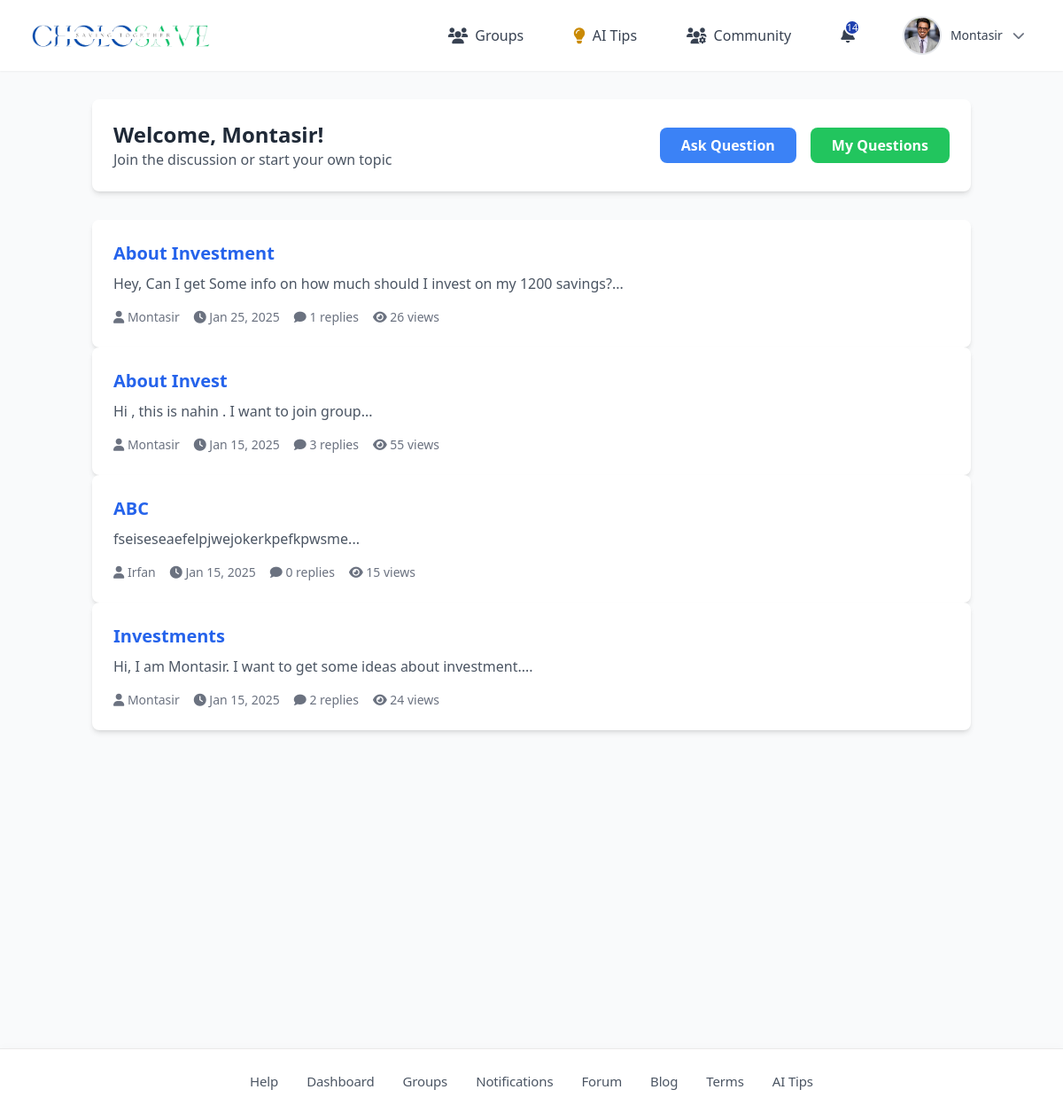
The app's page /forum.php (signed in) with its own data.
### tables this page shows
CREATE TABLE `users` (
  `id` int(11) NOT NULL,
  `name` varchar(255) DEFAULT NULL,
  `email` varchar(255) DEFAULT NULL,
  `phone_number` varchar(255) DEFAULT NULL,
  `password` varchar(255) DEFAULT NULL,
  `role` enum('user','group_admin','admin') DEFAULT 'user',
  `created_at` timestamp NOT NULL DEFAULT current_timestamp(),
  `profile_picture` varchar(255) NOT NULL,
  `otp` varchar(6) DEFAULT NULL,
  `otp_expiry` datetime DEFAULT NULL
);

CREATE TABLE `questions` (
  `id` int(11) NOT NULL,
  `user_id` int(11) DEFAULT NULL,
  `title` varchar(255) NOT NULL,
  `content` text NOT NULL,
  `created_at` timestamp NOT NULL DEFAULT current_timestamp(),
  `updated_at` timestamp NOT NULL DEFAULT current_timestamp() ON UPDATE current_timestamp(),
  `views` int(11) DEFAULT 0
);

### forum.php (the view, shortened to what this page needs)
<?php
include 'db.php';
include 'includes/header2.php';
$user_id = $_SESSION['user_id'];
$user_query = "SELECT name FROM users WHERE id = '$user_id'";
$user_result = mysqli_query($conn, $user_query);
$user = mysqli_fetch_assoc($user_result);
$filter = isset($_GET['filter']) ? $_GET['filter'] : '';
$questions_query = "
    SELECT
        q.*,
        u.name as author_name,
        COUNT(DISTINCT r.id) as reply_count
    FROM questions q
    LEFT JOIN users u ON q.user_id = u.id
    LEFT JOIN replies r ON q.id = r.question_id
    " . ($filter === 'my_questions' ? "WHERE q.user_id = '$user_id'" : "") . "
    GROUP BY q.id
    ORDER BY q.created_at DESC
";
$questions_result = mysqli_query($conn, $questions_query);
$questions = [];
while ($row = mysqli_fetch_assoc($questions_result)) {
    $questions[] = $row;
}
?>
<!DOCTYPE html>
<html lang="en">
<head>
    <script src="https://cdn.tailwindcss.com"></script>
    <link rel="stylesheet" href="https://cdnjs.cloudflare.com/ajax/libs/font-awesome/6.0.0/css/all.min.css">
</head>
<body class="bg-gray-100">
    <div class="container mx-auto px-4 py-8">
        <div class="bg-white rounded-lg shadow-md p-6 mb-8">
            <div class="flex justify-between items-center">
                <div>
                    <h1 class="text-2xl font-bold text-gray-800">Welcome,
                        <?php echo htmlspecialchars($user['name']); ?>!</h1>
                    <p class="text-gray-600">Join the discussion or start your own topic</p>
                </div>
                <div class="flex space-x-4">
                    <a href="#" onclick="showAskQuestionModal()"
                        class="bg-blue-500 hover:bg-blue-600 text-white font-semibold px-6 py-2 rounded-lg transition duration-200">
                        Ask Question
                    </a>
                    <a href="forum.php?filter=my_questions"
                        class="bg-green-500 hover:bg-green-600 text-white font-semibold px-6 py-2 rounded-lg transition duration-200">
                        My Questions
                    </a>
                </div>
            </div>
        </div>
        <?php if (empty($questions)): ?>
            <div class="bg-white rounded-lg shadow-md p-6">
                <p class="text-gray-600">
                    <?php echo isset($_GET['filter']) ? "You haven't asked any questions yet." : "No questions found."; ?>
                </p>
            </div>
        <?php else: ?>
            <?php foreach ($questions as $question): ?>
                <div class="bg-white rounded-lg shadow-md p-6 hover:shadow-lg transition duration-200">
                    <div class="flex justify-between">
                        <div class="flex-1">
                            <a href="question.php?id=<?php echo $question['id']; ?>"
                                class="text-xl font-semibold text-blue-600 hover:text-blue-800">
                                <?php echo htmlspecialchars($question['title']); ?>
                            </a>
                            <p class="text-gray-600 mt-2">
                                <?php echo substr(htmlspecialchars($question['content']), 0, 200) . '...'; ?></p>
                            <div class="flex items-center mt-4 space-x-4">
                                <span class="text-sm text-gray-500">
                                    <i class="fas fa-user"></i> <?php echo htmlspecialchars($question['author_name']); ?>
                                </span>
                                <span class="text-sm text-gray-500">
                                    <i class="fas fa-clock"></i>
                                    <?php echo date('M d, Y', strtotime($question['created_at'])); ?>
                                </span>
                                <span class="text-sm text-gray-500">
                                    <i class="fas fa-comment"></i> <?php echo $question['reply_count']; ?> replies
                                </span>
                                <span class="text-sm text-gray-500">
                                    <i class="fas fa-eye"></i> <?php echo $question['views']; ?> views
                                </span>
                            </div>
                        </div>
                    </div>
                </div>
            <?php endforeach; ?>
        <?php endif; ?>
    </div>
</body>
</html>
<?php include 'includes/new_footer.php'; ?>

### includes/header2.php (shortened to what this page needs)
<?php
include 'db.php';
$user_id = $_SESSION['user_id'];
$sql = "SELECT COUNT(*) as count FROM notifications WHERE target_user_id = ? AND status = 'unread'";
$stmt = $conn->prepare($sql);
$stmt->bind_param("i", $user_id);
$stmt->execute();
$result = $stmt->get_result();
$row = $result->fetch_assoc();
$notificationCount = $row['count'];
$user_name = '';
$profile_picture = '';
$sql_user = "SELECT name, email, profile_picture FROM users WHERE id = ?";
$stmt = $conn->prepare($sql_user);
$stmt->bind_param("i", $user_id);
$stmt->execute();
$result_user = $stmt->get_result();
if ($result_user) {
    $user_data = $result_user->fetch_assoc();
    $user_name = $user_data['name'];
    $profile_picture = $user_data['profile_picture'];
}
?>
<!DOCTYPE html>
<html lang="en">
<head>
    <script src="https://cdn.tailwindcss.com"></script>
    <link rel="stylesheet" href="https://cdnjs.cloudflare.com/ajax/libs/font-awesome/6.0.0-beta3/css/all.min.css">
</head>
<body class="bg-gray-50">
    <header class="bg-white shadow-sm">
        <div class="max-w-7xl mx-auto px-4 sm:px-6 lg:px-8">
            <div class="flex items-center justify-between h-20">
                <div class="logo flex items-center space-x-4">
                    <a href="/CholoSave-CS/user_landing_page.php" class="flex items-center">
                        <img src="/CholoSave-CS/includes/project_logo1.png" alt="CholoSave Logo" class="logo-image">
                    </a>
                </div>
                <div class="hidden md:flex items-center space-x-8">
                    <div class="relative group">
                        <button
                            class="nav-item flex items-center space-x-2 px-3 py-2 text-gray-700 hover:text-gray-900">
                            <i class="fas fa-users text-lg"></i>
                            <span class="font-medium">Groups</span>
                        </button>
                    </div>
                    <div class="relative group">
                        <a href="/CholoSave-CS/ai_tips/ai_tips.php">
                            <button
                                class="nav-item flex items-center space-x-2 px-3 py-2 text-gray-700 hover:text-gray-900">
                                <i class="fas fa-lightbulb text-lg text-yellow-600 animate-pulse"></i>
                                <span class="font-medium">AI Tips</span>
                            </button>
                        </a>
                    </div>
                    <div class="relative group">
                        <button
                            class="nav-item flex items-center space-x-2 px-3 py-2 text-gray-700 hover:text-gray-900">
                            <i class="fas fa-users-cog text-lg"></i>
                            <span class="font-medium">Community</span>
                        </button>
                    </div>
                    <div class="relative">
                        <a href="/CholoSave-CS/notification.php"
                            class="nav-item flex items-center space-x-2 px-3 py-2 text-gray-700 hover:text-gray-900">
                            <div class="relative">
                                <?php if ($notificationCount > 0): ?>
                                    <span class="notification-badge"><?php echo $notificationCount; ?></span>
                                <?php endif; ?>
                            </div>
                        </a>
                    </div>
                    <div class="relative group">
                        <button
                            class="flex items-center space-x-3 px-3 py-2 rounded-full hover:bg-gray-100 transition-colors duration-200">
                            <div class="relative w-10 h-10 rounded-full overflow-hidden ring-2 ring-gray-200">
                                <?php if (!empty($profile_picture) && file_exists('uploads/profile/' . $profile_picture)): ?>
                                    <img src="uploads/profile/<?php echo htmlspecialchars($profile_picture); ?>"
                                        alt="Profile" class="w-full h-full object-cover">
                                <?php else: ?>
                                    <div class="w-full h-full bg-gray-200 flex items-center justify-center">
                                        <i class="fas fa-user text-gray-400"></i>
                                    </div>
                                <?php endif; ?>
                            </div>
                            <span
                                class="text-sm font-medium text-gray-700"><?php echo htmlspecialchars($user_name); ?></span>
                            <i class="fas fa-chevron-down text-sm text-gray-500"></i>
                        </button>
                    </div>
                </div>
            </div>
    </header>
</body>
</html>

### includes/header2.php (style rules this page uses)
body { font-family: 'Poppins', sans-serif; }
.nav-item { transition: all 0.3s ease; position: relative; }
.nav-item::after { content: ''; position: absolute; width: 0; height: 2px; bottom: -4px; left: 0; background-color: #1E40AF; transition: width 0.3s ease; }
.logo a { font-size: 1.8rem; font-weight: 700; background: linear-gradient(135deg, #003366 0%, #004080 100%); -webkit-background-clip: text; -webkit-text-fill-color: transparent; text-decoration: none; }
.notification-badge { position: absolute; top: -6px; right: -6px; background: #1E40AF; border-radius: 50%; width: 18px; height: 18px; font-size: 11px; display: flex; align-items: center; justify-content: center; color: white; border: 2px solid white; }
.animate-pulse { animation: pulse 1s infinite; }
.logo-image { max-height: 3rem; width: auto; object-fit: contain; }

### includes/new_footer.php (style rules this page uses)
html, body { height: 100%; margin: 0; padding: 0; font-family: system-ui, -apple-system, BlinkMacSystemFont, 'Segoe UI', Roboto, Oxygen, Ubuntu, Cantarell, sans-serif; }

### records on screen
users: profile_picture (picture), name "Montasir"
questions: title "About Investment", content "Hey, Can I get Some info on how much should I invest on my 1200 savings?", user.name "Montasir", created_at "Jan 25, 2025", reply_count "1", views "26"
questions: title "About Invest", content "Hi , this is nahin . I want to join group", user.name "Montasir", created_at "Jan 15, 2025", reply_count "3", views "55"
questions: title "ABC", content "fseiseseaefelpjwejokerkpefkpwsme", user.name "Irfan", created_at "Jan 15, 2025", reply_count "0", views "15"
questions: title "Investments", content "Hi, I am Montasir. I want to get some ideas about investment.", user.name "Montasir", created_at "Jan 15, 2025", reply_count "2", views "24"

### other values on screen
$notificationCount "14"
